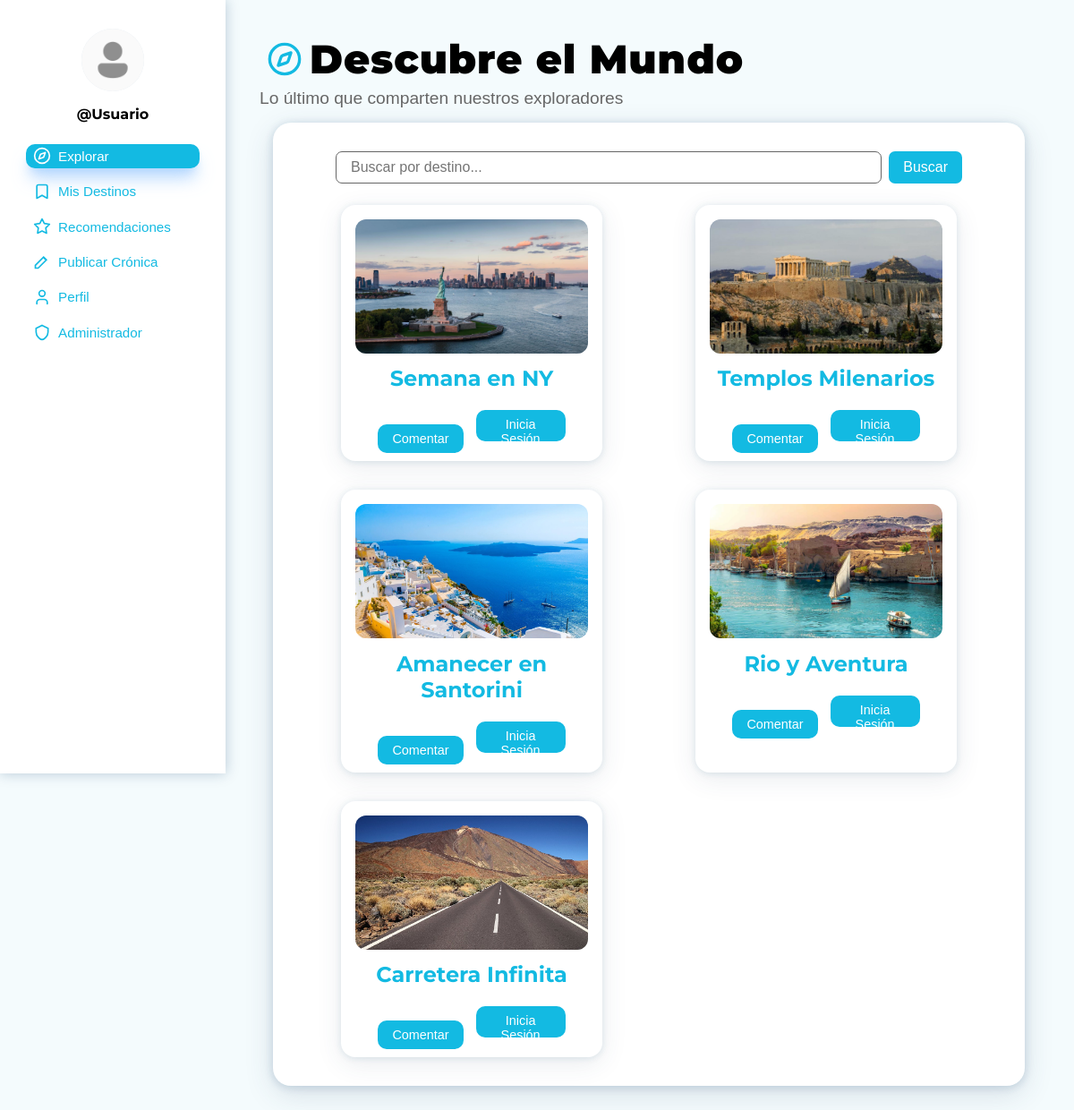
Page /admin-explorar.php on the committed database.
### tables this page shows
CREATE TABLE `cronica` (
  `id_cronica` int(11) NOT NULL,
  `titulo` varchar(300) NOT NULL,
  `ruta` text NOT NULL,
  `experiencia` longtext NOT NULL,
  `fecha_publicacion` datetime NOT NULL DEFAULT current_timestamp(),
  `imagen_principal` varchar(500) DEFAULT NULL,
  `id_usuario` int(11) NOT NULL,
  `id_destino` int(11) NOT NULL,
  `estado` enum('Publicada','Pendiente','Rechazada') NOT NULL DEFAULT 'Pendiente',
  `num_recomendados` int(11) NOT NULL
);

### admin-explorar.php (the view, shortened to what this page needs)
<?php
$servidor   = "localhost";
$usuario_bd = "root";
$password_bd = "";
$nombre_bd  = "portal_viajes";
try {
    $pdo = new PDO("mysql:host=$servidor;dbname=$nombre_bd;charset=utf8mb4", $usuario_bd, $password_bd);
    $pdo->setAttribute(PDO::ATTR_ERRMODE, PDO::ERRMODE_EXCEPTION);
    $usuario = null;
    $cronicas = [];
    $busqueda_destino = '';
    if (isset($_GET['buscar']) && !empty(trim($_GET['buscar']))) {
        $busqueda_destino = trim($_GET['buscar']);
        $stmt_busqueda = $pdo->prepare("
            SELECT c.*, d.nombre AS destino
            FROM cronica c
            JOIN destino d ON c.id_destino = d.id_destino
            WHERE c.estado = 'Publicada'
            AND d.nombre LIKE :busqueda
            ORDER BY c.fecha_publicacion DESC
        ");
        $stmt_busqueda->execute([':busqueda' => "%$busqueda_destino%"]);
        $cronicas = $stmt_busqueda->fetchAll(PDO::FETCH_ASSOC);
    } else {
        $stmt_cronicas = $pdo->prepare("
            SELECT c.*, d.nombre AS destino
            FROM cronica c
            JOIN destino d ON c.id_destino = d.id_destino
            WHERE c.estado = 'Publicada'
            ORDER BY c.fecha_publicacion DESC
        ");
        $stmt_cronicas->execute();
        $cronicas = $stmt_cronicas->fetchAll(PDO::FETCH_ASSOC);
    }
} catch (PDOException $e) {
    die("Error de conexión: " . $e->getMessage());
}
?>
<!DOCTYPE html>
<html lang="es">
    <head>
        <link rel="stylesheet" href="estilo.css" />
    </head>
    <body>
        <div class="estructura">
            <main>
                <header class="caja-encabezado-principal">
                    <h1 class="encabezado-principal seccion-explorar">
                        <?php echo $busqueda_destino ? "Resultados para '$busqueda_destino'" : 'Descubre el Mundo'; ?>
                    </h1>
                    <p class="subtitulo-principal">
                        <?php echo $busqueda_destino ? 'Crónicas encontradas en este destino' : 'Lo último que comparten nuestros exploradores'; ?>
                    </p>
                </header>
                <div class="caja-principal">
                    <form action="<?php echo $_SERVER['PHP_SELF']; ?>" method="GET" class="contenedor-buscador">
                        <input type="text" id="buscador" name="buscar"
                               placeholder="Buscar por destino..."
                               class="texto-buscador"
                               value="<?php echo htmlspecialchars($busqueda_destino); ?>" />
                        <button type="submit" class="boton-buscador">Buscar</button>
                    </form>
                    <div class="cronicas">
                        <?php if (!empty($cronicas)): ?>
                            <?php foreach ($cronicas as $cronica): ?>
                                <?php
                                $ya_guardada = false;
                                ?>
                                <article class="cronica">
                                    <a href="admin-cronica.php?id=<?php echo $cronica['id_cronica']; ?>" class="enlace-leer-cronica">
                                        <img src="<?php echo htmlspecialchars($cronica['imagen_principal']); ?>"
                                             alt="Foto de <?php echo htmlspecialchars($cronica['titulo']); ?>" />
                                        <h2 class="titulo-cronica"><?php echo htmlspecialchars($cronica['titulo']); ?></h2>
                                    </a>
                                    <a href="admin-cronica.php?id=<?php echo $cronica['id_cronica']; ?>#comentario" class="boton-accion">Comentar</a>
                                    <?php if ($usuario): ?>
                                        <form method="POST" style="display: inline;">
                                            <input type="hidden" name="id_cronica" value="<?php echo $cronica['id_cronica']; ?>">
                                            <button type="submit" class="boton-accion <?php echo $ya_guardada ? 'guardado-activo' : ''; ?>">
                                                <?php echo $ya_guardada ? 'Guardado' : 'Guardar'; ?>
                                            </button>
                                        </form>
                                    <?php else: ?>
                                        <button class="boton-accion" disabled>Inicia Sesión</button>
                                    <?php endif; ?>
                                </article>
                            <?php endforeach; ?>
                        <?php elseif ($busqueda_destino): ?>
                            <p class="sin-resultados">No se encontraron coincidencias.</p>
                        <?php else: ?>
                            <p class="sin-resultados">No hay crónicas publicadas todavía.</p>
                        <?php endif; ?>
                    </div>
                </div>
            </main>
            <aside>
                <?php if (!empty($usuario)): ?>
                    <img class="foto-perfil"
                         src="<?php echo htmlspecialchars($usuario['foto_perfil'] ?: 'imagenes/NoUser.png'); ?>"
                         alt="Imagen de perfil" />
                    <h3 class="nombre-usuario">
                        @<?php echo htmlspecialchars(trim($usuario['nombre_usuario'])); ?>
                    </h3>
                <?php else: ?>
                    <img class="foto-perfil" src="imagenes/NoUser.png" alt="Imagen de perfil" />
                    <h3 class="nombre-usuario">@Usuario</h3>
                <?php endif; ?>
                <nav class="menu-principal">
                    <div class="grupo-menu">
                        <a href="<?php echo $_SERVER['PHP_SELF']; ?>" class="enlace-menu activo explorar">Explorar</a>
                        <a href="admin-misdestinos.php" class="enlace-menu mis-destinos">Mis Destinos</a>
                        <a href="admin-recomendaciones.php" class="enlace-menu recomendaciones">Recomendaciones</a>
                        <a href="admin-publicarcronica.php" class="enlace-menu publicar-cronica">Publicar Crónica</a>
                        <a href="admin-perfil.php" class="enlace-menu perfil">Perfil</a>
                        <a href="admin-pendiente.php" class="enlace-menu administrador">Administrador</a>
                    </div>
                </nav>
            </aside>
        </div>
    </body>
</html>

### rows in the picture
cronica: imagen_principal (picture), titulo "Semana en NY"
cronica: imagen_principal (picture), titulo "Templos Milenarios"
cronica: imagen_principal (picture), titulo "Amanecer en Santorini"
cronica: imagen_principal (picture), titulo "Rio y Aventura"
cronica: imagen_principal (picture), titulo "Carretera Infinita"
